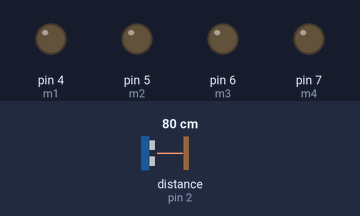
A sketch run on a simulated Arduino Uno, built with avr-gcc and run on an emulated ATmega328P. On the bench: output pins drawn as LEDs (lit = HIGH). Wiring (inferred from the names in the program): ultrasonic range finder: trigger pin 3; echo pin 2. The inputs (shaded band) are chosen by the test bench; at power-on: distance to the obstacle (sensor on pin 2) 80 cm. The echo pulse lasts 58.3 µs per cm; pins used as bus, display or sensor lines are not drawn.

Above: at 0.1 s.
At 8.1 s:
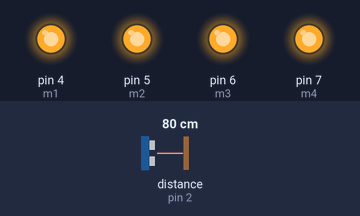
Timing chart, 0 to 9.6 s (numbered marks = the images above):
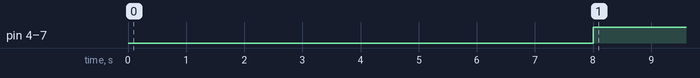

Measured:
- by itself, pin 4 (m1), pin 5 (m2), pin 6 (m3), pin 7 (m4): LOW → HIGH at 8.0 s

The sketch:

ultrasonic_stop.ino
```cpp
#include <SoftwareSerial.h>


const int m1 = 4;
const int m2 = 5;
const int m3 = 6;
const int m4 = 7;

const int trigPin = 3;
const int echoPin = 2;


void setup() {
  // put your setup code here, to run once:
pinMode(m1, OUTPUT);
pinMode(m2, OUTPUT);
pinMode(m3, OUTPUT);
pinMode(m4, OUTPUT);

pinMode(trigPin, OUTPUT); // Sets the trigPin as an OUTPUT
  pinMode(echoPin, INPUT); // Sets the echoPin as an INPUT
  Serial.begin(9600); // // Serial Communication is starting with 9600 of baudrate speed


delay(8000);
}

void loop() {
  // put your main code here, to run repeatedly:
if (getUltraSonic() <= 20)
{
 digitalWrite(m4, LOW);
digitalWrite(m3, LOW);
digitalWrite(m2, LOW);
digitalWrite(m1, LOW);
  }
  else
  {
    digitalWrite(m4, HIGH);
digitalWrite(m3, HIGH);
digitalWrite(m2, HIGH);
digitalWrite(m1, HIGH);
  }
}


int getUltraSonic(){
  long duration; // variable for the duration of sound wave travel
int distance;
digitalWrite(trigPin, LOW);
  delayMicroseconds(2);
  // Sets the trigPin HIGH (ACTIVE) for 10 microseconds
  digitalWrite(trigPin, HIGH);
  delayMicroseconds(10);
  digitalWrite(trigPin, LOW);
  // Reads the echoPin, returns the sound wave travel time in microseconds
  duration = pulseIn(echoPin, HIGH);
  // Calculating the distance
  distance = duration * 0.034 / 2; // Speed of sound wave divided by 2 (go and back)
  // Displays the distance on the Serial Monitor


  return distance;
}
```
